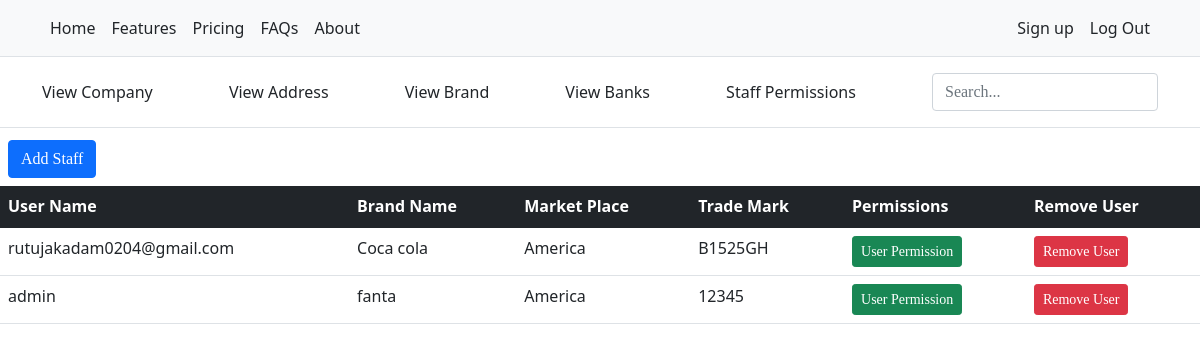
Screenshot of /staff (signed in) with the database file from the repository.
### Business_Admin/models.py (models this page shows, shortened)
class PermissionToStaff(models.Model):
    brand_to_country = models.ForeignKey(BrandToMarket, on_delete=models.CASCADE, blank=True)
    to_staff = models.ForeignKey('auth.user', on_delete=models.CASCADE, null=True)
    staff_permission = models.ManyToManyField('auth.permission')
    staff_modules = models.CharField(max_length=10000, blank=True)

class BrandToMarket(models.Model):
    brand = models.ForeignKey(Brands, on_delete=models.CASCADE, blank=True, null=True)
    market = models.ForeignKey(Markets, on_delete=models.CASCADE, blank=True, null=True)
    trade_mark = models.CharField(max_length=200, blank=True, unique=True)

class Brands(models.Model):
    company = models.ForeignKey(Company, on_delete=models.CASCADE, blank=True, null=True)
    brand_name = models.CharField(max_length=200)
    def __str__(self) -> str:
        return self.brand_name

class Markets(models.Model):
    name = models.CharField(max_length=200)
    def __str__(self) -> str:
        return self.name

### Business_Admin/views.py (the view, shortened to what this page needs)
# urls.py: path('staff', login_required(Staff.as_view()), name='staff'),
class Staff(View):
    def get(self, request):
        data = {
            'brands_in_market' : BrandToMarket.objects.filter(brand__company__business_admin=request.user),
            'permission_staff': PermissionToStaff.objects.filter(brand_to_country__brand__company__business_admin=request.user),
        }
        return render(request, "business_admin/staff.html", data)

### templates/business_admin/staff.html (shortened to what this page needs)
{% extends 'base/base.html' %}{% load static %}{% block title %}Staff{% endblock %}  {% block container %} {% include 'business_admin/header2.html' %}
<div>
    <button type="button" class="btn btn-primary m-2" data-bs-toggle="modal" data-bs-target="#staticBackdrop">
        Add Staff
    </button>
</div>
<div>
    <table class="table">
        <thead class="table-dark">
            <tr>
                <th>User Name</th>
                <th>Brand Name</th>
                <th>Market Place</th>
                <th>Trade Mark</th>
                <th>Permissions</th>
                <th>Remove User</th>
            </tr>
        </thead>
        <tbody>
            {% for i in permission_staff %}
            <tr>
                <td>{{i.to_staff}}</td>
                <td>{{i.brand_to_country.brand}}</td>
                <td>{{i.brand_to_country.market}}</td>
                <td>{{i.brand_to_country.trade_mark}}</td>
                <td><button type="button" onclick="location.href='/staff/{{i.id}}'" class="btn btn-success btn-sm">User Permission</button></td>
                <td><button type="button" onclick='location.href="/delete_staff/{{i.id}}"' class="btn btn-danger btn-sm">Remove User</button></td>
            </tr>
            {% endfor %}
        </tbody>
    </table>
</div>
{% endblock %}

### templates/business_admin/staff.html (style rules this page uses)
button { background-color: #04AA6D; color: #ffffff; border: none; padding: 10px 20px; font-size: 17px; font-family: Raleway; cursor: pointer; }

### rows the page displays
PermissionToStaff: to_staff "rutujakadam0204@gmail.com", brand_to_country.brand "Coca cola", brand_to_country.market "America", brand_to_country.trade_mark "B1525GH"
PermissionToStaff: to_staff "admin", brand_to_country.brand "fanta", brand_to_country.market "America", brand_to_country.trade_mark "12345"
